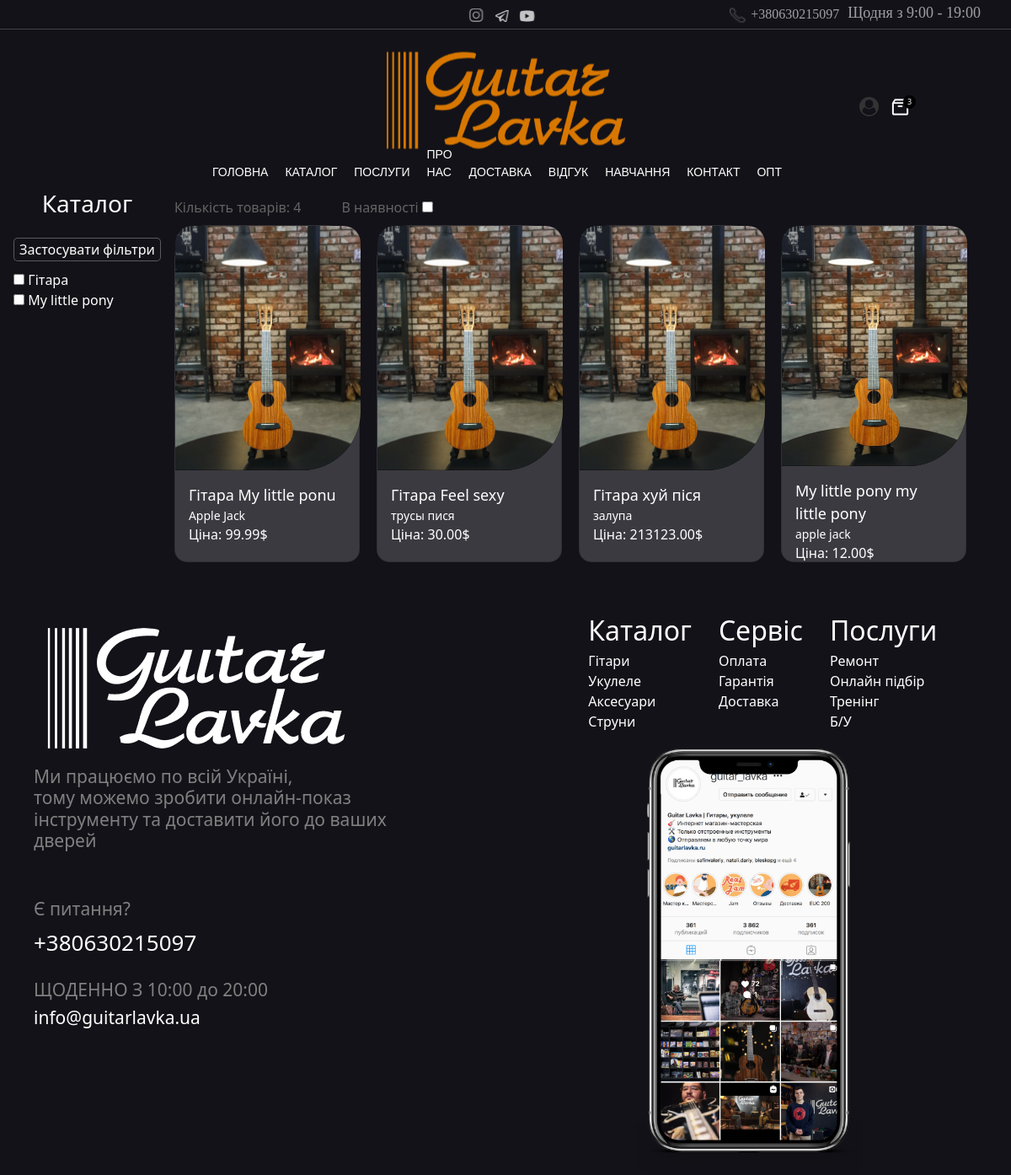
The page /catalogue/ on the database as committed earlier.
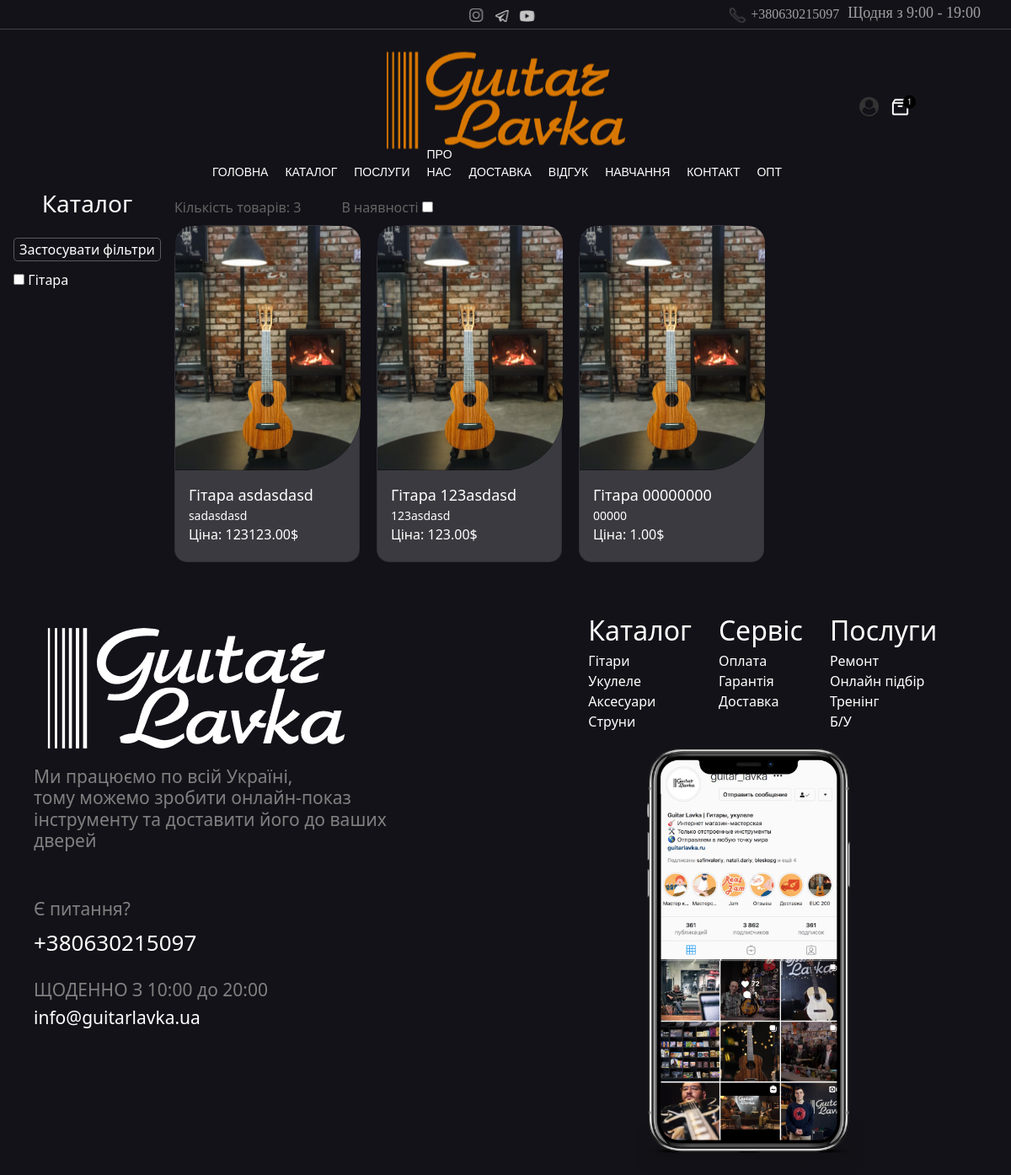
The same page on the database as committed later.
### guitarlavka/models.py (models this page shows, shortened)
class Product(models.Model):
    slug = models.SlugField(primary_key=True, unique=True, db_index=True, verbose_name="URL")
    type = models.ForeignKey(Categories, on_delete=models.CASCADE, verbose_name="Категорія")
    brand = models.CharField(max_length=100, verbose_name="Виробник")
    model = models.CharField(max_length=100, verbose_name="Модель")
    price = models.DecimalField(max_digits=10, decimal_places=2, verbose_name="Ціна")
    description = models.TextField(verbose_name="Опис")
    string_number = models.IntegerField(default=6, verbose_name="Кількість струн")
    quantity = models.IntegerField(default=1, verbose_name="Кількість товару")
    picture = models.ImageField(null=True, blank=True, upload_to="product_images/", default="product_images/1.png", verbose_name="Фото")

class Categories(models.Model):
    category = models.CharField(max_length=100, default="Гітара")
    def __str__(self):
        return self.category

### guitarlavka/views.py (the view, shortened to what this page needs)
# urls.py: path('catalogue/', Catalogue.as_view(), name='catalogue'),
class Catalogue(DataMixin, View):
    form_class = CategoryFilterForm
    model = Product
    template_name = 'catalogue.html'
    success_url = '/catalogue/'
    def get(self, request, *args, **kwargs):
        cart = self.cart(request)
        cart_quantity = self.cart_quantity(cart)
        products = self.model.objects.all()
        form = self.form_class(request.GET or None)
        if request.GET and form.is_valid():
            categories = self.form_valid(form)
            products = products.filter(type__in=categories)
        quantity_of_diff_products = products.count()
        context = {
            'products': products,
            'category_filter_form': form,
            'cart_quantity': cart_quantity,
            'count': quantity_of_diff_products
        }
        return render(request, self.template_name, context)

### guitarlavka/forms.py
class CategoryFilterForm(forms.Form):
    categories = forms.ModelMultipleChoiceField(
        queryset=Categories.objects.all(),
        required=False,
        widget=forms.CheckboxSelectMultiple(attrs={'required': False})
    )
    class Meta:
        model = Categories
        fields = {'categories'}
    def __init__(self, *args, **kwargs):
        super(CategoryFilterForm, self).__init__(*args, **kwargs)
        self.fields['categories'].queryset = Categories.objects.all()

### guitarlavka/models.py (called while the page is built)
    def get_cart_item_number(self):
        return self.cartitem_set.count()

### guitarlavka/utils.py (called while the page is built)
    def cart(self, request):
        session = request.session.get(settings.CART_SESSION_ID)
        cart, created = Cart.objects.get_or_create(session=session)
        return cart

    def cart_quantity(self, cart):
        cart_quantity = cart.get_cart_item_number()
        return cart_quantity

### templates/catalogue.html
{% extends 'base.html' %}
{% block content %}
    <div id="catalogue-wrapper">
        <div id="filters-text">
            <h2>Каталог</h2>
            <br>
        </div>
        <div id="catalogue-sort">
            <span>Кількість товарів: {{ count }}</span>
            <span id="catalogue-sort-available">В наявності
                <input type="checkbox" class="checkbox-catalogue-sort-available">
            </span>
        </div>
        <div id="catalogue-filters">
            <form method="get">
                <button type="submit" id="submit_filters">Застосувати фільтри</button>
                {{ category_filter_form.categories }}
            </form>
        </div>
        <div id="catalogue-products">
        {% if products %}
            {% for product in products %}
                 <a href="{% url 'product' product_slug=product.slug %}" class="product-card">
                     <div id="my-card" class="card">
                         <img class="card-image" src="../media/{{product.picture}}" alt="dick">
                         <div class="card-body">
                             <p class="card-text">
                                 <span class="card-name">{{product.type}} {{ product.brand }}</span>
                                 <span class="card-model">{{ product.model }}</span>
                                 <span>Ціна: {{ product.price }}$</span>
                            </p>
                        </div>
                     </div>
                 </a>
                {% endfor %}
        {% else %}
            <h1 style="color:white;">No products found</h1>
        {% endif %}
        </div>
    </div>
{% endblock %}

Rows that differ between the two databases and show on the page:
removed Product: picture (picture), type "Гітара", brand "My little ponu", model "Apple Jack", price "99.99"
removed Product: picture (picture), type "Гітара", brand "Feel sexy", model "трусы пися", price "30.00"
removed Product: picture (picture), type "Гітара", brand "хуй піся", model "залупа", price "213123.00"
removed Product: picture (picture), type "My little pony", brand "my little pony", model "apple jack", price "12.00"
added Product: picture (picture), type "Гітара", brand "asdasdasd", model "sadasdasd", price "123123.00"
added Product: picture (picture), type "Гітара", brand "123asdasd", model "123asdasd", price "123.00"
added Product: picture (picture), type "Гітара", brand "00000000", model "00000", price "1.00"
Other text that changed with them:
{{ cart_quantity }}: "3" → "1"
{{ count }}: "4" → "3"
form field categories: "☐ ☐" → "☐"
text no longer shown: "Гітара My little pony"
text now shown: "Гітара"
